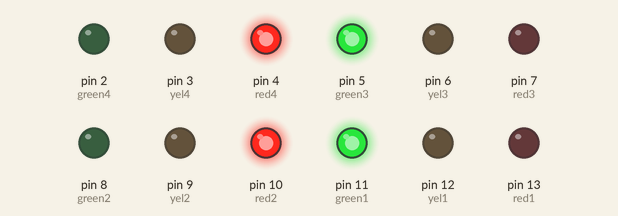
Simulated run of this program. Board: Arduino Uno, built with avr-gcc and run on an emulated ATmega328P. On the bench: output pins drawn as LEDs (lit = HIGH).

Above: at 2.2 s.
At 6.2 s:
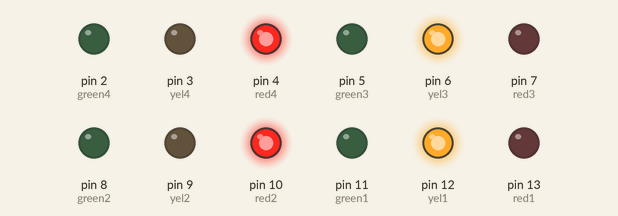
At 12.7 s:
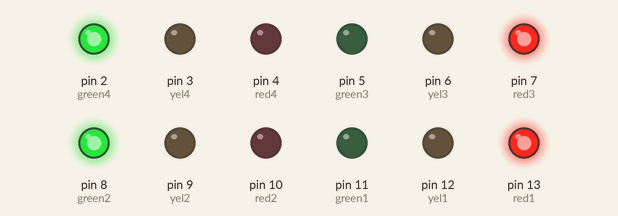
At 16.7 s:
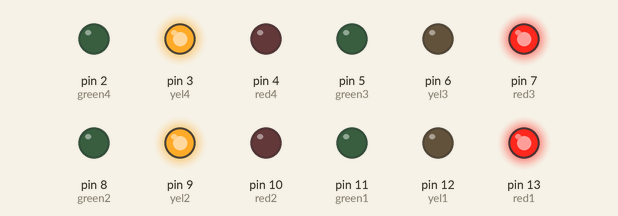
At 21.2 s:
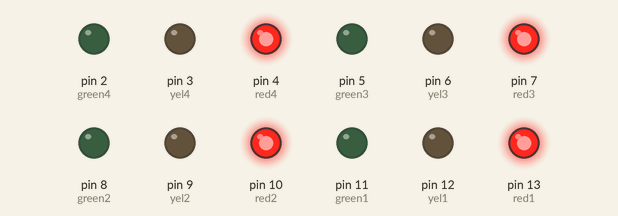
Timing chart, 0 to 31.2 s (numbered marks = the images above):
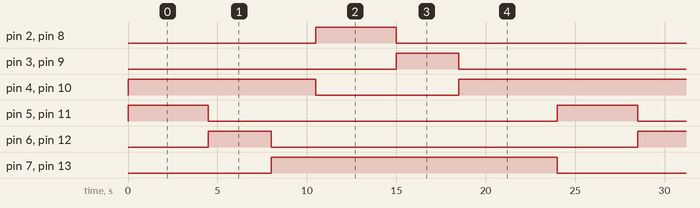

Measured:
- by itself, pin 2 (green4), pin 5 (green3), pin 8 (green2), pin 11 (green1): alternates HIGH for 4.5 s and LOW for 19.5 s
- by itself, pin 3 (yel4), pin 6 (yel3), pin 9 (yel2), pin 12 (yel1): alternates HIGH for 3.5 s and LOW for 20.5 s
- by itself, pin 4 (red4), pin 10 (red2): repeats every 24.0 s: LOW 8.0 s, HIGH 16.0 s
- by itself, pin 7 (red3), pin 13 (red1): alternates HIGH for 16.0 s and LOW for 8.0 s

The program:

main.cpp
```cpp
/*=============================================================================
 |    	Autor:         Johnny Meneses [bilbo_vader@outlook.com]
 |    	Descrição:    Sistema de LED simulando cruzamento de mão dupla. Após 10 execuções, o sistema entra em atenção com Amarelo Piscante
 |		Lista:
                        [1]	Arduino Uno R3
                        [4]	Red LED
                        [4]	Yellow LED
                        [4]	Green LED
                        [12]220 Ω Resistor
 *===========================================================================*/

#include <Arduino.h>

#define red1	13
#define yel1 	12
#define green1 	11

#define red2	10
#define yel2 	9
#define green2 	8

#define red3	7
#define yel3 	6
#define green3 	5

#define red4	4
#define yel4 	3
#define green4 	2


//instalação das LEDs
void instalaLed()
{

  pinMode(red1, OUTPUT);
  pinMode(yel1, OUTPUT);
  pinMode(green1, OUTPUT);

  pinMode(red2, OUTPUT);
  pinMode(yel2, OUTPUT);
  pinMode(green2, OUTPUT);

  pinMode(red3, OUTPUT);
  pinMode(yel3, OUTPUT);
  pinMode(green3, OUTPUT);

  pinMode(red4, OUTPUT);
  pinMode(yel4, OUTPUT);
  pinMode(green4, OUTPUT);

}


//Desliga todas as LEDs
void tudoDesligado()
{
    digitalWrite(red1, LOW);
    digitalWrite(yel1, LOW);
    digitalWrite(green1, LOW);

    digitalWrite(red2, LOW);
    digitalWrite(yel2, LOW);
    digitalWrite(green2, LOW);

    digitalWrite(red3, LOW);
    digitalWrite(yel3, LOW);
    digitalWrite(green3, LOW);

    digitalWrite(red4, LOW);
    digitalWrite(yel4, LOW);
    digitalWrite(green4, LOW);

}


void amareloPiscante()
{
	digitalWrite(yel1, HIGH);
	digitalWrite(yel2, HIGH);
	digitalWrite(yel3, LOW);
	digitalWrite(yel4, LOW);
	delay(500);
	digitalWrite(yel1, LOW);
	digitalWrite(yel2, LOW);
	digitalWrite(yel3, HIGH);
	digitalWrite(yel4, HIGH);
	delay(500);

}


void rua1Aberto()
{
    digitalWrite(red1, LOW);
    digitalWrite(yel1, LOW);
    digitalWrite(green1, HIGH);

    digitalWrite(red2, HIGH);
    digitalWrite(yel2, LOW);
    digitalWrite(green2, LOW);

    digitalWrite(red3, LOW);
    digitalWrite(yel3, LOW);
    digitalWrite(green3, HIGH);

    digitalWrite(red4, HIGH);
    digitalWrite(yel4, LOW);
    digitalWrite(green4, LOW);
}

void rua1Fechando()
{
    digitalWrite(red1, LOW);
    digitalWrite(yel1, HIGH);
    digitalWrite(green1, LOW);

    digitalWrite(red2, HIGH);
    digitalWrite(yel2, LOW);
    digitalWrite(green2, LOW);

    digitalWrite(red3, LOW);
    digitalWrite(yel3, HIGH);
    digitalWrite(green3, LOW);

    digitalWrite(red4, HIGH);
    digitalWrite(yel4, LOW);
    digitalWrite(green4, LOW);
}

void tudoFechado()
{

    digitalWrite(red1, HIGH);
    digitalWrite(yel1, LOW);
    digitalWrite(green1, LOW);

    digitalWrite(red2, HIGH);
    digitalWrite(yel2, LOW);
    digitalWrite(green2, LOW);

    digitalWrite(red3, HIGH);
    digitalWrite(yel3, LOW);
    digitalWrite(green3, LOW);

    digitalWrite(red4, HIGH);
    digitalWrite(yel4, LOW);
    digitalWrite(green4, LOW);
}


void rua2Aberto()
{
    digitalWrite(red1, HIGH);
    digitalWrite(yel1, LOW);
    digitalWrite(green1, LOW);

    digitalWrite(red2, LOW);
    digitalWrite(yel2, LOW);
    digitalWrite(green2, HIGH);

    digitalWrite(red3, HIGH);
    digitalWrite(yel3, LOW);
    digitalWrite(green3, LOW);

    digitalWrite(red4, LOW);
    digitalWrite(yel4, LOW);
    digitalWrite(green4, HIGH);
}

void rua2Fechando()
{
    digitalWrite(red1, HIGH);
    digitalWrite(yel1, LOW);
    digitalWrite(green1, LOW);

    digitalWrite(red2, LOW);
    digitalWrite(yel2, HIGH);
    digitalWrite(green2, LOW);

    digitalWrite(red3, HIGH);
    digitalWrite(yel3, LOW);
    digitalWrite(green3, LOW);

    digitalWrite(red4, LOW);
    digitalWrite(yel4, HIGH);
    digitalWrite(green4, LOW);
}


//Aciona o Modo de atenção Amarelo Piscante com 10 execuções
void acionaAmareloPiscante()
{
    tudoDesligado();

    for (int i=0; i<10; i++)
    {
      amareloPiscante();
    }

  	tudoDesligado();
  	delay(1000);

}

//Aciona o fluxo normal com 10 execuções
void fluxoNormal()
{

     tudoDesligado();

    for (int i=0; i<10; i++)
    {

        rua1Aberto();
        delay(4500);

        rua1Fechando();
        delay(3500);

        tudoFechado();
        delay(2500);

        rua2Aberto();
        delay(4500);

        rua2Fechando();
        delay(3500);

        tudoFechado();
        delay(5500);
    }

    tudoDesligado();
  	delay(1000);

}


void setup()
{
	instalaLed();

}

void loop()
{

    tudoDesligado(); //Desliga Tudo
    fluxoNormal(); // Aciona o Fluxo normal
    acionaAmareloPiscante(); //Aciona o modo de atenção

}
```
